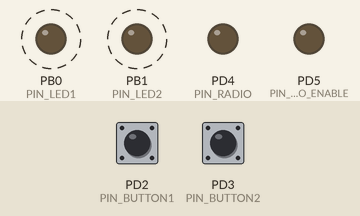
Bench run of a program on a simulated ATtiny2313, built with avr-gcc and emulated at 8 MHz. Parts: output pins drawn as LEDs (lit = HIGH). Dashed ring = blinking. The test bench sets the inputs (shaded band); at power-on: PD2 (PIN_BUTTON1) HIGH, PD3 (PIN_BUTTON2) HIGH.

Above: at 0.87 s.
1.3 s: PD2 (PIN_BUTTON1) pulled LOW for 0.15 s
4.4 s: PD2 (PIN_BUTTON1) pulled LOW for 1 s
At 5.7 s:
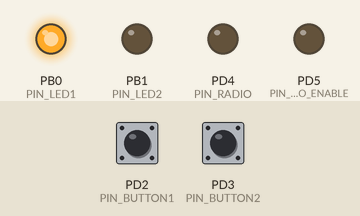
7.4 s: PD3 (PIN_BUTTON2) pulled LOW for 0.15 s
At 7.64 s:
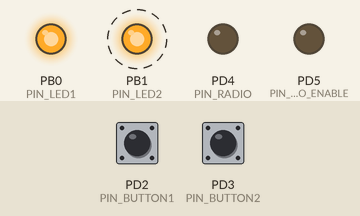
10.5 s: PD3 (PIN_BUTTON2) pulled LOW for 1 s
At 11.7 s:
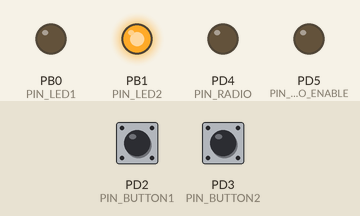
13.5 s: PD2 (PIN_BUTTON1) pulled LOW for 3.2 s
At 13.6 s:
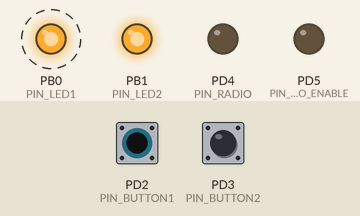
18.2 s: PD3 (PIN_BUTTON2) pulled LOW for 3.2 s
At 42.84 s:
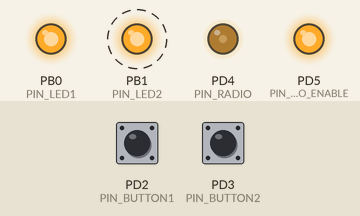
Timing chart, 0 to 44.2 s (numbered marks = the images above; inputs shaded):
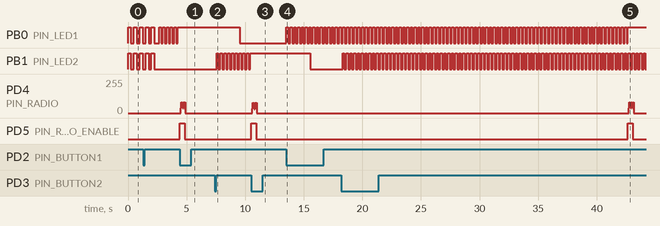

Measured:
- after the input at 7.4 s, PB1 (PIN_LED2): alternates HIGH for 0.16 s and LOW for 0.16 s, starting after 0.16 s
- after the input at 13.5 s, PB0 (PIN_LED1): alternates HIGH for 0.16 s and LOW for 0.16 s, starting at once
- after the input at 18.2 s, PB1 (PIN_LED2): alternates HIGH for 0.16 s and LOW for 0.16 s, starting after 0.11 s
- by itself, PB1 (PIN_LED2): alternates HIGH for 0.25 s and LOW for 0.25 s, 4 changes in all, then stays LOW

The program:

main.c
```c
#define F_CPU 8000000UL
#define NULL 0

#include <avr/io.h>
#include <avr/interrupt.h>
#include <avr/sleep.h>
#include <util/delay.h>
#include <util/atomic.h>

#include "codes.h"
#include "gpio.h"
#include "protocol.h"
#include "pgmspace_utils.h"
#include "doors.h"

volatile unsigned long myTime = 0;

/* Handle pressing buttons */

void openDelayed(volatile Door* door) {
	door->state = DELAY_BEFORE; \
	door->delayBeforeLeft = door->delayBeforeSetting;
}

void openImmediately(volatile Door* door) {
	door->state = QUEUED;
	door->delayBeforeLeft = 0;
}

#define HANDLE_BUTTON(DOOR,BUTTON_DEBOUNCING_VAR)	if (DOOR.state == IDLE) \
														openDelayed(&DOOR); \
													else if ((DOOR.state == DELAY_BEFORE) && ((myTime - BUTTON_DEBOUNCING_VAR) > 200)) \
														openImmediately(&DOOR); \
													BUTTON_DEBOUNCING_VAR = myTime;

unsigned long button1LastPressed = 0, button2LastPressed = 0;

ISR (INT0_vect)
{
	HANDLE_BUTTON(door1, button1LastPressed);
}

ISR (INT1_vect)
{
	HANDLE_BUTTON(door2, button2LastPressed);
}

/* Protocol, radio things */

char currentCode[CODES_MAX_LENGTH+1];
volatile char repeatIndex;
volatile char pulseIndex;
volatile unsigned char pulseCurrentLength;
const unsigned char* volatile pulseNeededLength;

#define ENABLE_TIMER1()              TCCR1B |= (1<<CS11); TIMSK |= (1<<OCIE1A);
#define DISABLE_TIMER1()             TIMSK &= ~(1<<OCIE1A); TCCR1B &= ~((1<<CS12)|(1<<CS11)|(1<<CS10));

void setTimer1Interval(unsigned int usecs) {
	OCR1AH = (usecs >> 8);
	OCR1AL = usecs;
}

void initTimer1() {
	DISABLE_TIMER1();
	TCCR1A = 0x00;
	TCCR1B |= (1<<WGM12);
	setTimer1Interval(1000);
}

void initProtocol(const RemoteProtocol* protocol) {
	setTimer1Interval(protocol->baseTime);
	ENABLE_RADIO();
	RADIO_0();
	_delay_ms(10);
}

void initProtocolRun(const RemoteProtocol* protocol) {
	pulseIndex = 0;
	pulseCurrentLength = 0;
	pulseNeededLength = protocol->syncLength;
	RADIO_S(!protocol->isInverted);
}

volatile Door* volatile currentOpeningDoor;

ISR (TIMER1_COMPA_vect) {

	if (currentOpeningDoor == NULL)
		return;
	if (currentOpeningDoor->state != OPENING)
		return;

	pulseCurrentLength++;

	if (pulseCurrentLength >= *pulseNeededLength) {
		RADIO_T();
		pulseIndex++;
		pulseCurrentLength = 0;
		if ((pulseIndex%2) == 0) {
			char code_bit = currentCode[(pulseIndex/2)-1];
			if (code_bit != '\0') {
				pulseNeededLength = currentOpeningDoor->protocol->bitLengths[code_bit - '0'];
			} else {
				repeatIndex++;
				if (repeatIndex >= currentOpeningDoor->repeats) {
					DISABLE_RADIO();
					currentOpeningDoor->delayAfterLeft = currentOpeningDoor->delayAfterSetting;
					currentOpeningDoor->state = DELAY_AFTER;
					DISABLE_TIMER1();
				} else {
					pulseIndex = 0;
					pulseCurrentLength = 0;
					pulseNeededLength = currentOpeningDoor->protocol->syncLength;
					RADIO_S(!currentOpeningDoor->protocol->isInverted);
				}
			}
		} else {
			pulseNeededLength++;
		}
	}

}

void startOpeningDoor(volatile Door* door) {
	door->state = OPENING;
	currentOpeningDoor = door;
	repeatIndex = 0;
	strcpypgm(currentCode, door->code);
	initProtocol(door->protocol);
	initProtocolRun(door->protocol);
	ENABLE_TIMER1();
}

/* General things */

void initGpio() {

	DDR_LED1 |= (1<<PIN_LED1);
	DDR_LED2 |= (1<<PIN_LED2);
	DDR_RADIO_ENABLE |= (1<<PIN_RADIO_ENABLE);
	DDR_RADIO |= (1<<PIN_RADIO);
	DDR_BUTTON1 &= ~(1<<PIN_BUTTON1);
	DDR_BUTTON2 &= ~(1<<PIN_BUTTON2);

	DISABLE_RADIO();
	PIN_OFF(PORT_LED1,PIN_LED1);
	PIN_OFF(PORT_LED2,PIN_LED2);

	MCUCR = (1<<ISC11)|(1<<ISC01);
	GIMSK = (1<<INT1)|(1<<INT0);

}

#define MAIN_LOOP_DELAY 10
#define EMPTY_TIME_BEFORE_SLEEP 1000

typedef void (*LED_SET_FN)();
void handleDoor(volatile Door* door, unsigned char secPassed, LED_SET_FN feedbackLedOnFn, LED_SET_FN feedbackLedOffFn, LED_SET_FN feedbackLedToggleFn, unsigned char* feedBackLedBlinkVar);
void blinkLed(LED_SET_FN feedbackLedToggleFn, unsigned char* feedBackLedBlinkVar, unsigned char divider);

int main(void)
{

	currentOpeningDoor = NULL;
	myTime = 0;
	set_sleep_mode(SLEEP_MODE_IDLE);
    initGpio();
	initTimer1();

	for (int i = 0; i < 10; i++) {
		led1Toggle();
		led2Toggle();
		_delay_ms(250);
	}

	sei();

	unsigned char emptyTime = 0;
	unsigned int secTimer = 0;
	unsigned char secPassed = 0;
	unsigned char led1Blink = 0, led2Blink = 0;

	while(1) {

		ATOMIC_BLOCK(ATOMIC_FORCEON) {
			myTime += MAIN_LOOP_DELAY;
		}
		_delay_ms(MAIN_LOOP_DELAY);

		secTimer += MAIN_LOOP_DELAY;
		if (secTimer >= 1000) {
			secPassed = 1;
			secTimer -= 1000;
		}

		handleDoor(&door1, secPassed, led1On, led1Off, led1Toggle, &led1Blink);
		handleDoor(&door2, secPassed, led2On, led2Off, led2Toggle, &led2Blink);

		if ((door1.state == IDLE) && (door2.state == IDLE)) {
			emptyTime += MAIN_LOOP_DELAY;
			if (emptyTime >= EMPTY_TIME_BEFORE_SLEEP) {
				emptyTime = 0;
				myTime = 0;
				sleep_mode();
			}
		} else {
			emptyTime = 0;
		}

		secPassed = 0;

	}

}

void handleDoor(volatile Door* door, unsigned char secPassed, LED_SET_FN feedbackLedOnFn, LED_SET_FN feedbackLedOffFn, LED_SET_FN feedbackLedToggleFn, unsigned char* feedBackLedBlinkVar) {
	if (door->state == DELAY_BEFORE) {
		if (secPassed)
			door->delayBeforeLeft--;
		if (door->delayBeforeLeft <= 0)
			door->state = QUEUED;
		blinkLed(feedbackLedToggleFn, feedBackLedBlinkVar, 16);
	} else if (door->state == QUEUED) {
		if (currentOpeningDoor == NULL) {
			startOpeningDoor(door);
			feedbackLedOnFn();
		} else {
			blinkLed(feedbackLedToggleFn, feedBackLedBlinkVar, 8);
		}
	} else if (door->state == DELAY_AFTER) {
		if (secPassed)
			door->delayAfterLeft--;
		if (door->delayAfterLeft <= 0) {
			currentOpeningDoor = NULL;
			door->state = IDLE;
			feedbackLedOffFn();
		}
	}
}

void blinkLed(LED_SET_FN feedbackLedToggleFn, unsigned char* feedBackLedBlinkVar, unsigned char divider) {
	(*feedBackLedBlinkVar)++;
	if (*feedBackLedBlinkVar >= divider) {
		feedbackLedToggleFn();
		*feedBackLedBlinkVar = 0;
	}
}
```

codes.h
```c
#ifndef CODES_H_INCLUDED
#define CODES_H_INCLUDED

#define CODES_MAX_LENGTH 32

extern const char CODE_DOOR1[], CODE_DOOR2[];

#endif // CODES_H_INCLUDED
```

codes_example.c
```c
#include "codes.h"
#include <avr/pgmspace.h>

// They shouldn't be longer than defined in CODES_MAX_LENGTH constant in codes.h
const char CODE_DOOR1[] PROGMEM = "101010";
const char CODE_DOOR2[] PROGMEM = "110011";
```

doors.c
```c
#include "doors.h"
#include "protocol.h"
#include "codes.h"

volatile Door door1 = { &MY_PROTOCOL, CODE_DOOR1, 8, 30, 5, 0, 0, IDLE };
volatile Door door2 = { &MY_PROTOCOL, CODE_DOOR2, 8, 40, 5, 0, 0, IDLE };
```

doors.h
```c
#ifndef DOORS_H_INCLUDED
#define DOORS_H_INCLUDED

#include "protocol.h"

typedef enum _DoorState {
	IDLE,
	DELAY_BEFORE,
	QUEUED,
	OPENING,
	DELAY_AFTER
} DoorState;

typedef struct _Door {
	const RemoteProtocol* protocol;
	const char* code;
	unsigned int repeats;
	unsigned char delayBeforeSetting;
	unsigned char delayAfterSetting;
	char delayBeforeLeft;
	char delayAfterLeft;
	DoorState state;
} Door;

extern volatile Door door1, door2;

#endif // DOORS_H_INCLUDED
```

pgmspace_utils.c
```c
#include "pgmspace_utils.h"

void strcpypgm(char* dst, const char* src) {
	char chr = 0;
	do {
		chr = pgm_read_byte(src);
		*dst = chr;
		src++;
		dst++;
	} while(chr != '\0');
}

void memcpypgm(char* dst, const char* src, unsigned int num) {
	char chr = 0;
	do {
		chr = pgm_read_byte(src);
		*dst = chr;
		src++;
		dst++;
	} while(chr != '\0');
}
```

pgmspace_utils.h
```c
#ifndef PGMSPACE_UTILS_H_INCLUDED
#define PGMSPACE_UTILS_H_INCLUDED

#include <avr/pgmspace.h>

void strcpypgm(char* dst, const char* src);
void memcpypgm(char* dst, const char* src, unsigned int num);

#endif // PGMSPACE_UTILS_H_INCLUDED
```

protocol.c
```c
#include "protocol.h"

const RemoteProtocol MY_PROTOCOL = {
	700,
	1,
	{ 49, 9 },
	{ { 1, 2 }, { 2, 1 } }
};
```

protocol.h
```c
#ifndef PROTOCOL_H_INCLUDED
#define PROTOCOL_H_INCLUDED

typedef struct _RemoteProcotol {
	unsigned int baseTime;
	unsigned char isInverted;
	unsigned char syncLength[2];
	unsigned char bitLengths[2][2];
} RemoteProtocol;

const extern RemoteProtocol MY_PROTOCOL;

#endif // PROTOCOL_H_INCLUDED
```

gpio.c
```c
#include "gpio.h"

void led1On() {
	PIN_ON(PORT_LED1, PIN_LED1);
}

void led1Off() {
	PIN_OFF(PORT_LED1, PIN_LED1);
}

void led1Toggle() {
	PIN_TOGGLE(PORT_LED1, PIN_LED1);
}

void led2On() {
	PIN_ON(PORT_LED2, PIN_LED2);
}

void led2Off() {
	PIN_OFF(PORT_LED2, PIN_LED2);
}

void led2Toggle() {
	PIN_TOGGLE(PORT_LED2, PIN_LED2);
}
```

gpio.h
```c
#ifndef GPIO_H_INCLUDED
#define GPIO_H_INCLUDED

#include <avr/io.h>

#define DDR_RADIO_ENABLE     DDRD
#define PORT_RADIO_ENABLE    PORTD
#define PIN_RADIO_ENABLE     PD5
#define DDR_RADIO            DDRD
#define PORT_RADIO           PORTD
#define PIN_RADIO            PD4
#define DDR_LED1             DDRB
#define PORT_LED1            PORTB
#define PIN_LED1             PB0
#define DDR_LED2             DDRB
#define PORT_LED2            PORTB
#define PIN_LED2             PB1
#define DDR_BUTTON1          DDRD
#define PIN_BUTTON1          PD2
#define DDR_BUTTON2          DDRD
#define PIN_BUTTON2          PD3

#define PIN_ON(PORT,PIN)       PORT |= (1<<PIN)
#define PIN_OFF(PORT,PIN)      PORT &= ~(1<<PIN)
#define PIN_TOGGLE(PORT,PIN)   PORT ^= (1<<PIN)
#define PIN_STATE(PORT,PIN)    ((PORT >> PIN) & 1)

#define ENABLE_RADIO()         PIN_ON(PORT_RADIO_ENABLE,PIN_RADIO_ENABLE)
#define DISABLE_RADIO()        PIN_OFF(PORT_RADIO_ENABLE,PIN_RADIO_ENABLE)
#define RADIO_0()              (PIN_OFF(PORT_RADIO,PIN_RADIO))
#define RADIO_1()              (PIN_ON(PORT_RADIO,PIN_RADIO))
#define RADIO_T()              (PIN_TOGGLE(PORT_RADIO,PIN_RADIO))
#define RADIO_S(V)             ((V) ? (RADIO_1()) : (RADIO_0()))

void led1On();
void led1Off();
void led1Toggle();
void led2On();
void led2Off();
void led2Toggle();

#endif // GPIO_H_INCLUDED
```
